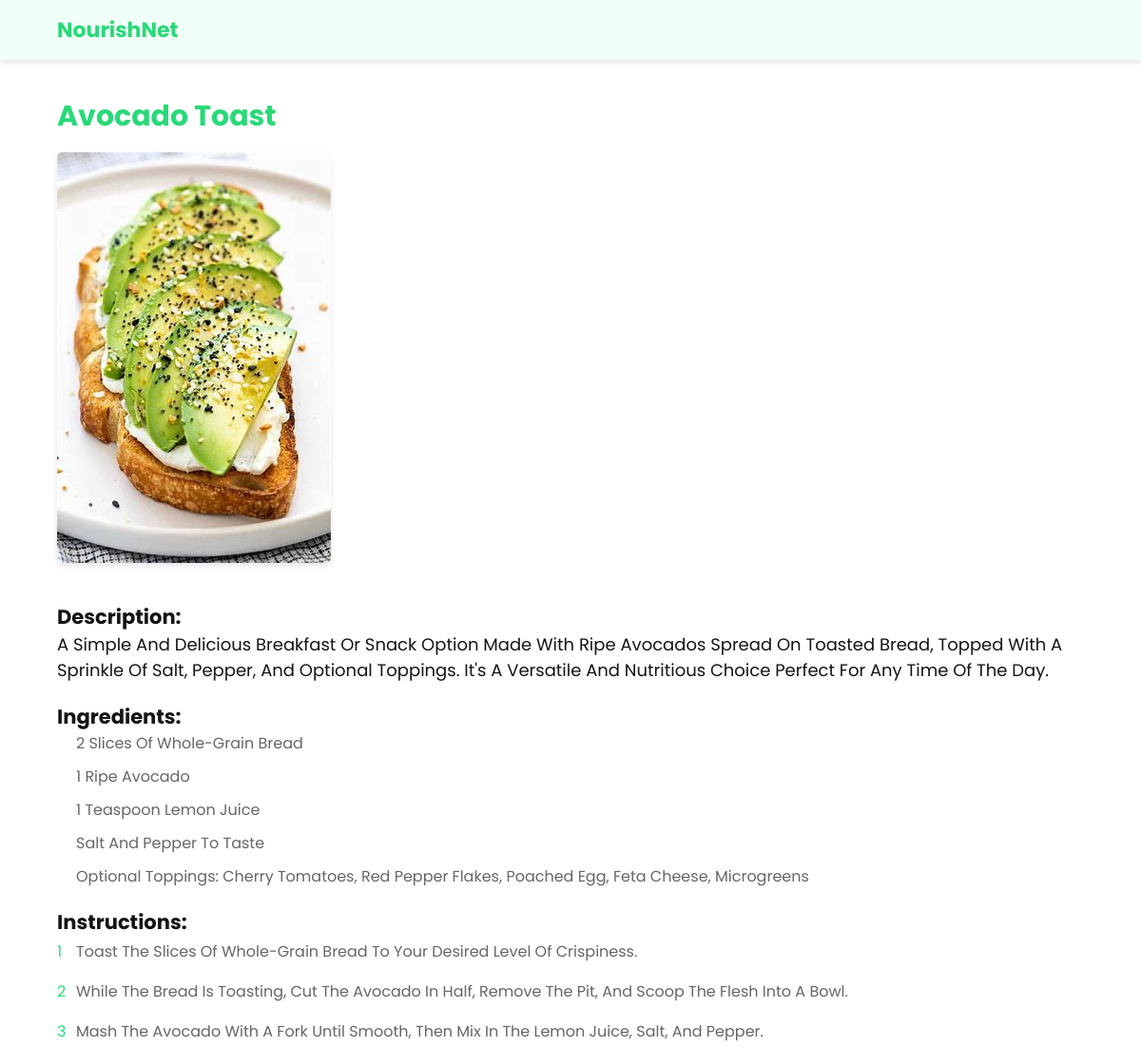
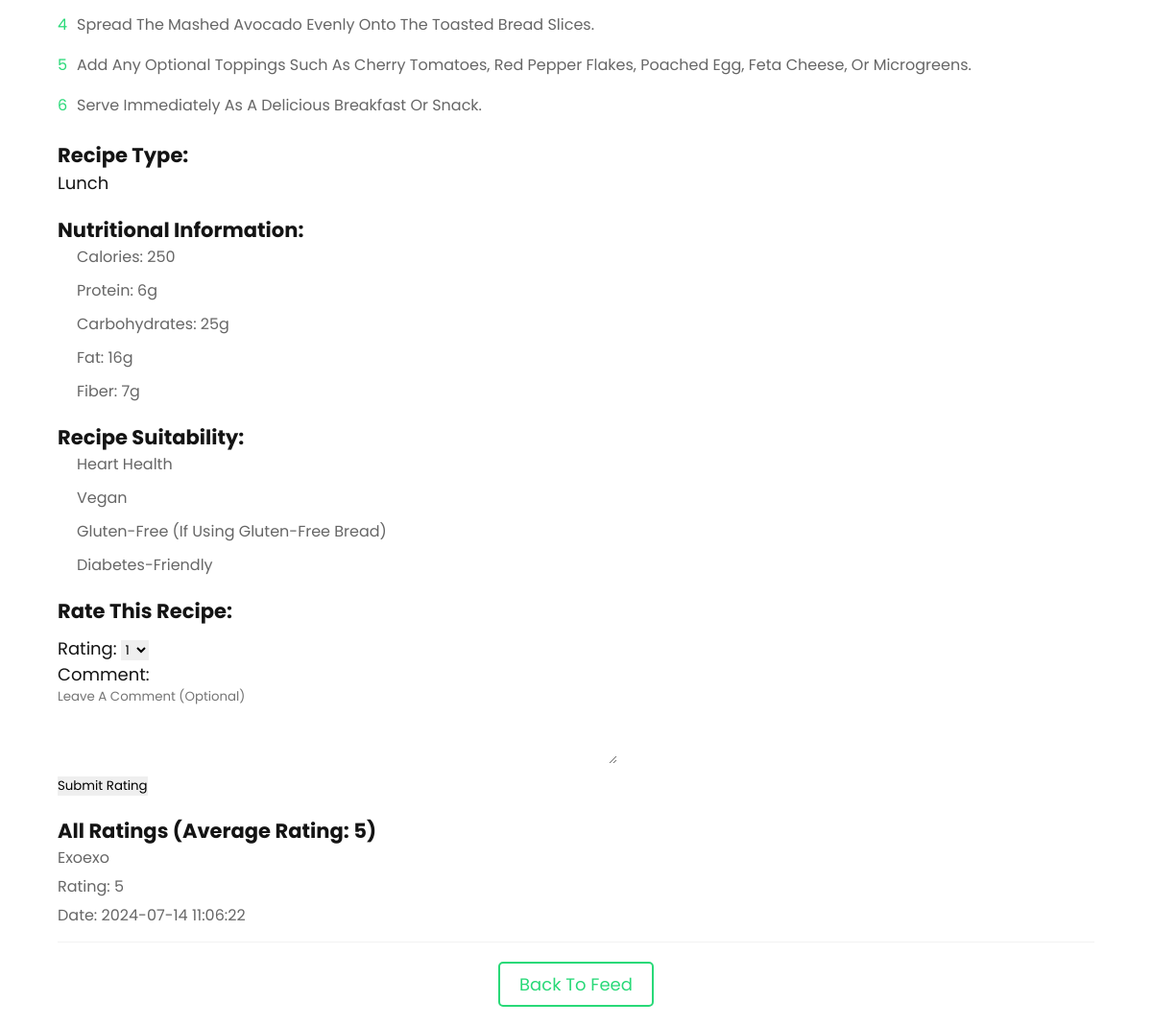
/recipedetails.php?recipe_id=5 (signed in), run on the app's committed database (2 pictures, top to bottom).
### tables this page shows
CREATE TABLE `recipe` (
  `recipe_id` int(11) NOT NULL,
  `user_id` int(11) DEFAULT NULL,
  `recipe` varchar(255) NOT NULL,
  `recipe_description` text DEFAULT NULL,
  `recipe_ingredients` text DEFAULT NULL,
  `recipe_instructions` text DEFAULT NULL,
  `recipe_image` varchar(255) DEFAULT NULL,
  `recipe_tag` varchar(255) NOT NULL,
  `recipe_nutrition` varchar(500) NOT NULL,
  `recipe_suitability` varchar(500) NOT NULL,
  `date_created` datetime NOT NULL DEFAULT current_timestamp(),
  `date_modified` datetime NOT NULL DEFAULT current_timestamp() ON UPDATE current_timestamp()
);

CREATE TABLE `rating` (
  `rating_id` int(11) NOT NULL,
  `user_id` int(11) DEFAULT NULL,
  `recipe_id` int(11) DEFAULT NULL,
  `rating` int(11) DEFAULT NULL CHECK (`rating` >= 1 and `rating` <= 5),
  `rating_date` timestamp NOT NULL DEFAULT current_timestamp(),
  `rating_comment` varchar(255) NOT NULL
);

CREATE TABLE `users` (
  `user_id` int(255) NOT NULL,
  `username` varchar(255) NOT NULL,
  `password` varchar(255) NOT NULL,
  `email` varchar(255) NOT NULL,
  `user_type` varchar(255) NOT NULL,
  `profile_image` varchar(255) DEFAULT NULL
);

### recipedetails.php (the view, shortened to what this page needs)
<?php
include 'db_connect.php';
$conn = new mysqli($servername, $username, $password, $dbname);
if (isset($_SESSION['user_id'])) {
    $user_id = $_SESSION['user_id'];
    $sql_user = "SELECT user_type FROM users WHERE user_id = $user_id";
    $result_user = $conn->query($sql_user);
    if ($result_user->num_rows > 0) {
        $row_user = $result_user->fetch_assoc();
        $user_type = $row_user['user_type'];
    } else {
        echo "User not found";
        exit;
    }
} else {
    header("Location: login.php");
    exit;
}
if (isset($_GET['recipe_id']) && !empty($_GET['recipe_id'])) {
    $recipe_id = $_GET['recipe_id'];
    $sql = "SELECT * FROM recipe WHERE recipe_id = $recipe_id";
    $result = $conn->query($sql);
    if ($result->num_rows > 0) {
        $row = $result->fetch_assoc();
        $recipe_name = $row["recipe"];
        $description = $row["recipe_description"];
        $ingredients = explode("\n", $row["recipe_ingredients"]);
        $instructions = explode("\n", $row["recipe_instructions"]);
        $tag = $row["recipe_tag"];
        $image = $row["recipe_image"];
        $recipe_nutrition = $row["recipe_nutrition"];
        $recipe_suitability = explode("\n", $row["recipe_suitability"]);
    } else {
        echo "Recipe not found";
        exit;
    }
    $sql_ratings = "SELECT r.rating, r.rating_date, r.rating_comment, u.username
                    FROM rating r
                    JOIN users u ON r.user_id = u.user_id
                    WHERE r.recipe_id = $recipe_id";
    $result_ratings = $conn->query($sql_ratings);
    $ratings = [];
    if ($result_ratings->num_rows > 0) {
        while ($row = $result_ratings->fetch_assoc()) {
            $ratings[] = $row;
        }
    }
    $sql_avg_rating = "SELECT AVG(rating) as avg_rating FROM rating WHERE recipe_id = $recipe_id";
    $result_avg_rating = $conn->query($sql_avg_rating);
    $avg_rating = 0;
    if ($result_avg_rating->num_rows > 0) {
        $row_avg = $result_avg_rating->fetch_assoc();
        $avg_rating = round($row_avg['avg_rating'], 2);
    }
} else {
    echo "Recipe ID not provided";
    exit;
}
function getHomeLink($user_type)
{
    switch ($user_type) {
        case 'admin':
            return 'recipes.php';
    }
}
?>
<!DOCTYPE html>
<html lang="en">
<head>
    <link rel="stylesheet" href="../styling/recipedetails.css">
</head>
<body>
    <div class="taskbar">
        <div class="taskbar-left">
            <h1>NourishNet</h1>
        </div>
        <div class="taskbar-right">
        </div>
    </div>
    <div class="content">
        <h2><?php echo htmlspecialchars($recipe_name); ?></h2>
        <img class="recipe-image" src="<?php echo htmlspecialchars($image); ?>" alt="<?php echo htmlspecialchars($recipe_name); ?>"><br><br>
        <div class="description">
            <h3>Description:</h3>
            <p><?php echo htmlspecialchars($description); ?></p>
        </div>
        <div class="ingredients">
            <h3>Ingredients:</h3>
            <ul>
                <?php foreach ($ingredients as $ingredient): ?>
                    <li><?php echo htmlspecialchars($ingredient); ?></li>
                <?php endforeach; ?>
            </ul>
        </div>
        <div class="instructions">
            <h3>Instructions:</h3>
            <ol>
                <?php foreach ($instructions as $instruction): ?>
                    <li><?php echo htmlspecialchars($instruction); ?></li>
                <?php endforeach; ?>
            </ol>
        </div>
        <div class="recipe-type">
            <h3>Recipe Type:</h3>
            <p><?php echo htmlspecialchars($tag); ?></p>
        </div>
        <div class="nutrition">
            <h3>Nutritional Information:</h3>
            <ul>
                <?php foreach (explode("\n", $recipe_nutrition) as $nutrition_item): ?>
                    <li><?php echo htmlspecialchars($nutrition_item); ?></li>
                <?php endforeach; ?>
            </ul>
        </div>
        <div class="suitability">
            <h3>Recipe Suitability:</h3>
            <ul>
                <?php foreach ($recipe_suitability as $suitability_item): ?>
                    <li><?php echo htmlspecialchars($suitability_item); ?></li>
                <?php endforeach; ?>
            </ul>
        </div>
        <div class="rating-form">
            <h3>Rate this Recipe:</h3>
            <form action="" method="post">
                <label for="rating">Rating:</label>
                <select name="rating" id="rating" required>
                    <option value="1">1</option>
                </select>
                <br>
                <label for="rating_comment">Comment:</label><br>
                <textarea name="rating_comment" id="rating_comment" rows="4" cols="50"
                    placeholder="Leave a comment (optional)"></textarea><br>
                <input type="submit" value="Submit Rating">
            </form>
        </div>
        <div class="ratings">
            <h3>All Ratings (Average Rating: <?php echo $avg_rating; ?>)</h3>
            <?php foreach ($ratings as $rating): ?>
                <div class="rating">
                    <p class="username"><?php echo htmlspecialchars($rating['username']); ?></p>
                    <p>Rating: <?php echo htmlspecialchars($rating['rating']); ?></p>
                    <p>Date: <?php echo htmlspecialchars($rating['rating_date']); ?></p>
                </div>
            <?php endforeach; ?>
        </div>
        <div class="back-to-feed">
            <a href="<?php echo getHomeLink(htmlspecialchars($user_type)); ?>">Back to Feed</a>
        </div>
    </div>
</body>
</html>

### styling/recipedetails.css (style rules this page uses)
:root { --main-color: #29d978; --primary: #f0fff7; --black: #141414; --white: #fff; --bg: #f2f2f2; --light-black: #666; }
* { font-family: 'Poppins', sans-serif; margin: 0; padding: 0; box-sizing: border-box; outline: none; border: none; text-decoration: none; text-transform: capitalize; transition: .2s linear; }
html { font-size: 62.5%; overflow-x: hidden; scroll-behavior: smooth; scroll-padding-top: 6rem; }
.taskbar { display: flex; justify-content: space-between; align-items: center; padding: 1.5rem 5%; background-color: var(--primary); box-shadow: 0 0.3rem 0.6rem rgba(0, 0, 0, 0.1); position: fixed; top: 0; left: 0; right: 0; z-index: 1000; }
.taskbar h1 { font-size: 2.2rem; font-weight: bold; color: var(--main-color); }
.content { margin-top: 8rem; padding: 2rem 5%; }
.content h2 { font-size: 3rem; color: var(--main-color); margin-bottom: 1.5rem; }
.description, .ingredients, .instructions, .recipe-type, .nutrition, .suitability { font-size: 1.8rem; color: var(--black); margin-bottom: 2rem; }
.ingredients ul, .nutrition ul, .suitability ul { list-style: none; padding-left: 2rem; }
.ingredients li, .instructions li, .nutrition li, .suitability li { font-size: 1.6rem; color: var(--light-black); margin-bottom: 1rem; }
.instructions ol { list-style: none; counter-reset: step-counter; }
.instructions li { position: relative; font-size: 1.6rem; color: var(--light-black); line-height: 2; margin-bottom: 1rem; padding-left: 2rem; }
.instructions li:before { content: counter(step-counter); counter-increment: step-counter; position: absolute; left: 0; font-size: 1.6rem; color: var(--main-color); }
.recipe-image { max-width: 100%; height: auto; border-radius: 0.5rem; margin-bottom: 2rem; box-shadow: 0 0.3rem 0.6rem rgba(0, 0, 0, 0.1); }
.rating-form { font-size: 1.8rem; color: var(--black); margin-bottom: 2rem; }
.rating-form form { margin-top: 1rem; }
.ratings { font-size: 1.8rem; color: var(--black); margin-bottom: 2rem; }
.rating { border-bottom: 1px solid var(--bg); padding-bottom: 1rem; margin-bottom: 1rem; }
.rating p { font-size: 1.6rem; color: var(--light-black); margin-bottom: 0.5rem; }
.back-to-feed { font-size: 1.8rem; color: var(--main-color); margin-top: 2rem; text-align: center; }
.back-to-feed a { font-size: 1.8rem; color: var(--main-color); text-decoration: none; padding: 0.8rem 2rem; border: 2px solid var(--main-color); border-radius: 5px; transition: all 0.3s ease; display: inline-block; }

### data on the page
recipe: recipe "Avocado Toast", recipe_image (picture), recipe_description "A Simple And Delicious Breakfast Or Snack Option Made With Ripe Avocados Spread On Toasted Bread, Topped With A Sprinkle Of Salt, Pepper, And Optional Toppings. It's A Versatile And Nutritious Choice Perfect For Any Time Of The Day.", recipe_ingredients "2 Slices Of Whole-Grain Bread", recipe_ingredients "1 Ripe Avocado", recipe_ingredients "1 Teaspoon Lemon Juice", recipe_ingredients "Salt And Pepper To Taste", recipe_ingredients "Optional Toppings: Cherry Tomatoes, Red Pepper Flakes, Poached Egg, Feta Cheese, Microgreens", recipe_instructions "Toast The Slices Of Whole-Grain Bread To Your Desired Level Of Crispiness.", recipe_instructions "While The Bread Is Toasting, Cut The Avocado In Half, Remove The Pit, And Scoop The Flesh Into A Bowl.", recipe_instructions "Mash The Avocado With A Fork Until Smooth, Then Mix In The Lemon Juice, Salt, And Pepper.", recipe_instructions "Spread The Mashed Avocado Evenly Onto The Toasted Bread Slices.", recipe_instructions "Add Any Optional Toppings Such As Cherry Tomatoes, Red Pepper Flakes, Poached Egg, Feta Cheese, Or Microgreens.", recipe_instructions "Serve Immediately As A Delicious Breakfast Or Snack.", recipe_tag "Lunch", recipe_nutrition "Calories: 250", recipe_nutrition "Protein: 6g", recipe_nutrition "Carbohydrates: 25g", recipe_nutrition "Fat: 16g", recipe_nutrition "Fiber: 7g", recipe_suitability "Heart Health", recipe_suitability "Vegan", recipe_suitability "Gluten-Free (If Using Gluten-Free Bread)", recipe_suitability "Diabetes-Friendly"
rating: user.username "Exoexo", rating "5", rating_date "2024-07-14 11:06:22"

### other printed values
$avg_rating "5"
